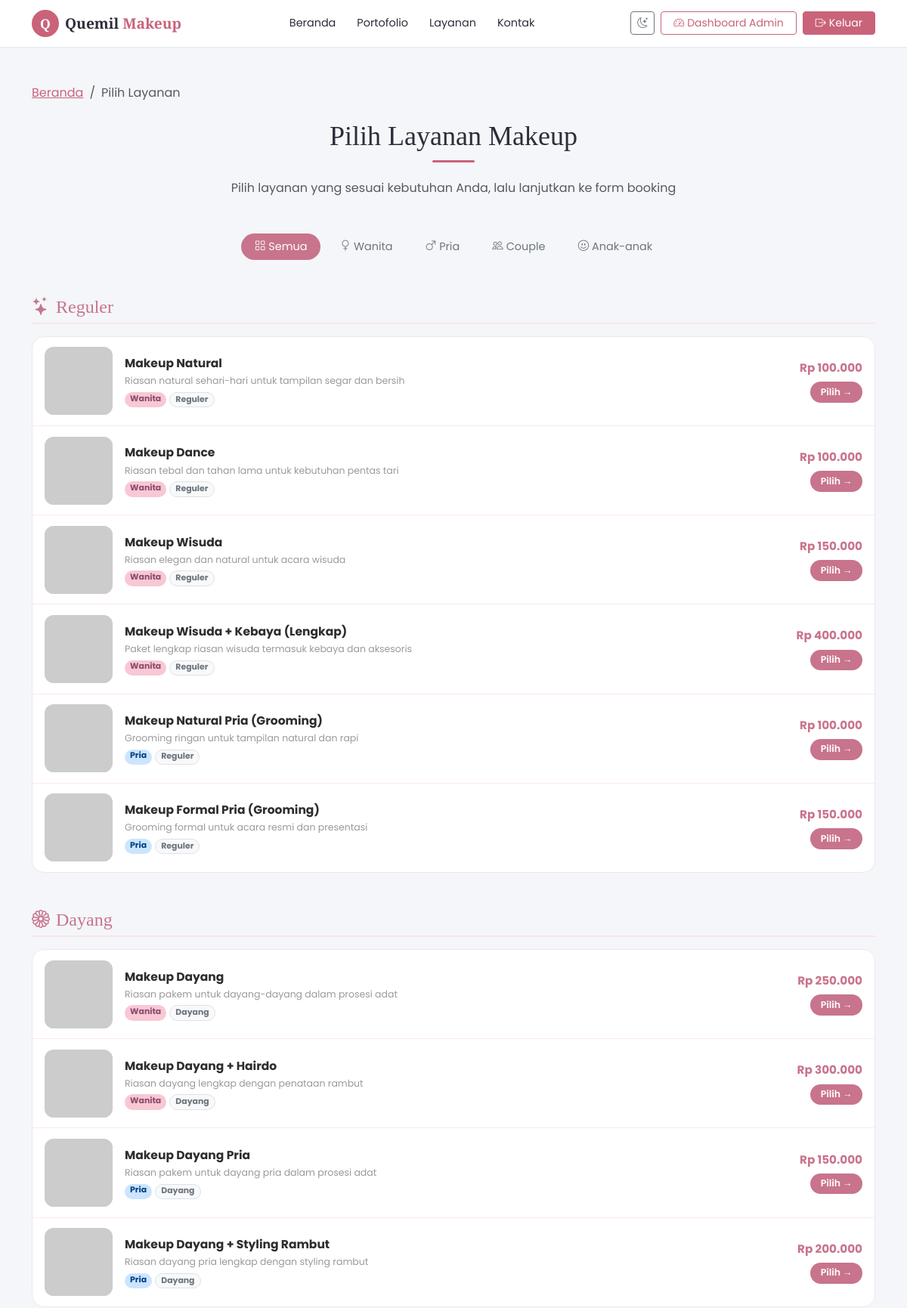
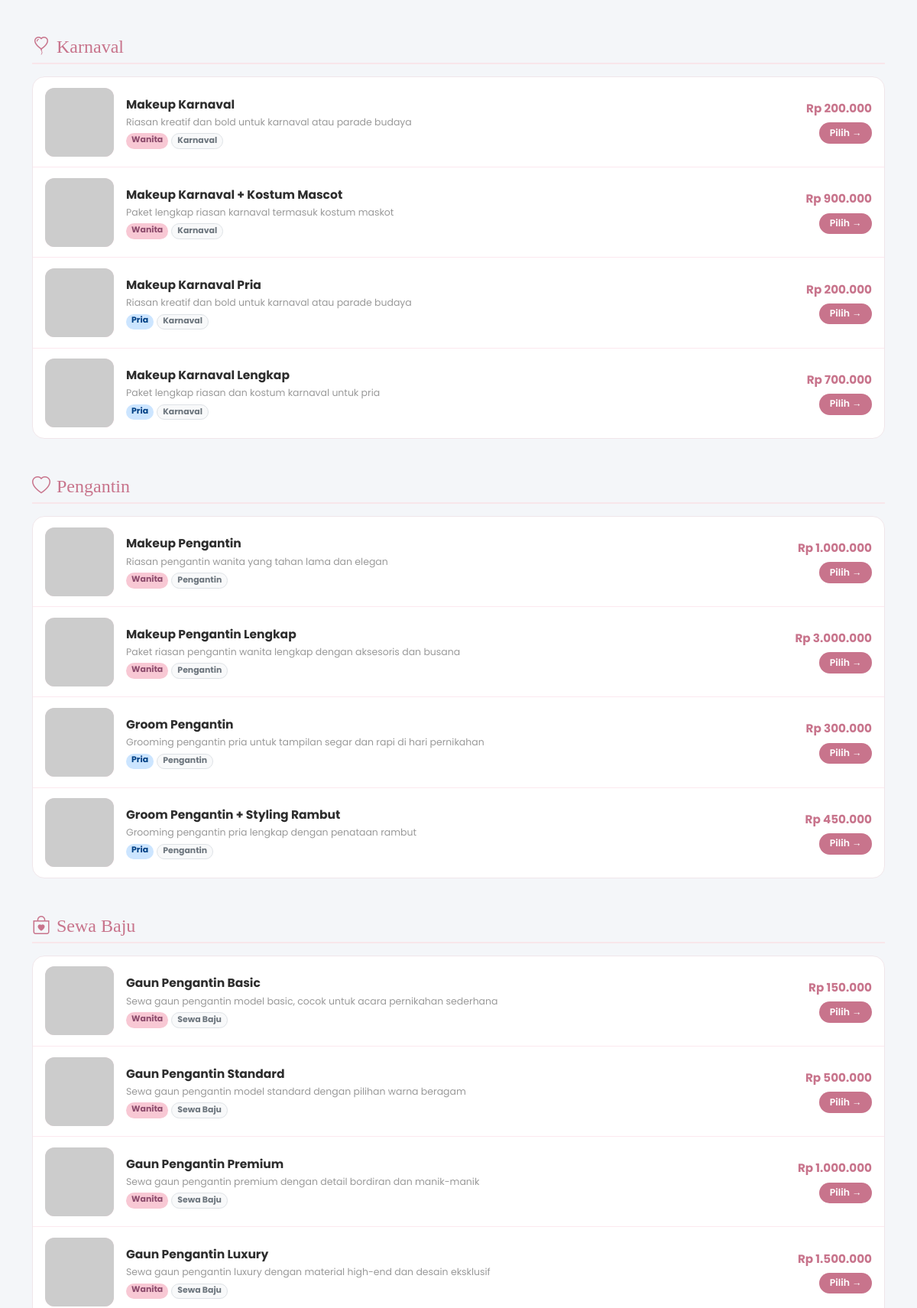
/public/booking/pilih-layanan.php (signed in, upper part), run on the app's committed database (2 pictures, top to bottom).
### tables this page shows
CREATE TABLE IF NOT EXISTS `jenis_makeup` (
  `id`         INT UNSIGNED AUTO_INCREMENT PRIMARY KEY,
  `nama`       VARCHAR(100) NOT NULL,
  `kategori`   VARCHAR(50)  NOT NULL DEFAULT 'Reguler',
  `gender`     ENUM('wanita','pria','couple','anak') NOT NULL DEFAULT 'wanita',
  `deskripsi`  TEXT,
  `harga`      DECIMAL(12,2) NOT NULL DEFAULT 0,
  `is_active`  TINYINT(1) NOT NULL DEFAULT 1,
  `created_at` DATETIME NOT NULL DEFAULT CURRENT_TIMESTAMP
);

### app/helpers/functions.php (called while the page is built, shortened)
<?php
function baseUrl(string $path = ''): string
{
    return rtrim(APP_URL, '/') . '/' . ltrim($path, '/');
}
function e(string $str): string
{
    return htmlspecialchars($str, ENT_QUOTES, 'UTF-8');
}
function formatRupiah(float $amount): string
{
    return 'Rp ' . number_format($amount, 0, ',', '.');
}

### config/database.php (called while the page is built, shortened)
<?php
class Database
{
    private static ?PDO $instance = null;
    public static function getInstance(): PDO
    {
        if (self::$instance === null) {
            $dsn = sprintf(
                'mysql:host=%s;port=%s;dbname=%s;charset=%s',
                DB_HOST, DB_PORT, DB_NAME, DB_CHARSET
            );
            $options = [
                PDO::ATTR_ERRMODE            => PDO::ERRMODE_EXCEPTION,
                PDO::ATTR_DEFAULT_FETCH_MODE => PDO::FETCH_ASSOC,
                PDO::ATTR_EMULATE_PREPARES   => false,
            ];
            try {
                self::$instance = new PDO($dsn, DB_USER, DB_PASS, $options);
            } catch (PDOException $e) {
                if (APP_ENV === 'development') {
                    die('Koneksi database gagal: ' . $e->getMessage());
                }
                die('Terjadi kesalahan pada server. Silakan coba beberapa saat lagi.');
            }
        }
        return self::$instance;
    }
}
function db(): PDO
{
    return Database::getInstance();
}

### app/models/JenisMakeup.php (called while the page is built, shortened)
<?php
require_once BASE_PATH . '/config/database.php';
class JenisMakeup
{
    private PDO $db;
    public function __construct()
    {
        $this->db = db();
    }
    public function getActive(): array
    {
        return $this->db->query(
            "SELECT * FROM jenis_makeup WHERE is_active = 1
             ORDER BY FIELD(kategori,'Reguler','Dayang','Karnaval','Pengantin','Sewa Baju','Sewa Sandal'),
                      FIELD(gender,'wanita','pria','couple','anak'),
                      harga ASC"
        )->fetchAll();
    }
    public function getActiveGrouped(): array
    {
        $rows = $this->getActive();
        $grouped = [];
        foreach ($rows as $row) {
            $grouped[$row['kategori']][$row['gender']][] = $row;
        }
        return $grouped;
    }
}

### public/booking/pilih-layanan.php (the view, shortened to what this page needs)
<?php
require_once BASE_PATH . '/config/database.php';
require_once BASE_PATH . '/app/helpers/functions.php';
require_once BASE_PATH . '/app/models/JenisMakeup.php';
$jenisMakeupModel = new JenisMakeup();
$jenisGrouped     = $jenisMakeupModel->getActiveGrouped();
require_once BASE_PATH . '/views/partials/header.php';
require_once BASE_PATH . '/views/partials/navbar.php';
$kategoriIcon = [
    'Reguler'     => 'bi-stars',
    'Dayang'      => 'bi-flower1',
    'Karnaval'    => 'bi-balloon-heart',
    'Pengantin'   => 'bi-heart',
    'Sewa Baju'   => 'bi-bag-heart',
    'Sewa Sandal' => 'bi-heart-eyes',
];
$genderBadge = [
    'wanita' => ['label' => 'Wanita', 'class' => 'badge-wanita'],
    'pria'   => ['label' => 'Pria',   'class' => 'badge-pria'],
    'couple' => ['label' => 'Couple', 'class' => 'badge-couple'],
    'anak'   => ['label' => 'Anak',   'class' => 'badge-anak'],
];
$placeholderImg = [
    'Reguler'     => 'https://placehold.co/400x260/f8c8d4/8b4a6b?text=Reguler',
    'Dayang'      => 'https://placehold.co/400x260/f8c8d4/8b4a6b?text=Dayang',
    'Karnaval'    => 'https://placehold.co/400x260/fff3cd/856404?text=Karnaval',
    'Pengantin'   => 'https://placehold.co/400x260/f8c8d4/8b4a6b?text=Pengantin',
    'Sewa Baju'   => 'https://placehold.co/400x260/f8c8d4/8b4a6b?text=Sewa+Baju',
    'Sewa Sandal' => 'https://placehold.co/400x260/d4edda/155724?text=Sewa+Sandal',
];
?>
<div class="container py-5">
  <nav aria-label="breadcrumb" class="mb-4">
    <ol class="breadcrumb">
      <li class="breadcrumb-item"><a href="<?= baseUrl('/') ?>" class="text-rose">Beranda</a></li>
      <li class="breadcrumb-item active">Pilih Layanan</li>
    </ol>
  </nav>
  <div class="text-center mb-5">
    <h2 class="section-title">Pilih Layanan Makeup</h2>
    <div class="section-divider"></div>
    <p class="text-muted">Pilih layanan yang sesuai kebutuhan Anda, lalu lanjutkan ke form booking</p>
  </div>
  <ul class="nav tab-filter justify-content-center mb-5 gap-2 flex-wrap" id="tabGender" role="tablist">
    <li class="nav-item" role="presentation">
      <button class="nav-link active" data-gender="semua" type="button">
        <i class="bi bi-grid me-1"></i>Semua
      </button>
    </li>
    <li class="nav-item" role="presentation">
      <button class="nav-link" data-gender="wanita" type="button">
        <i class="bi bi-gender-female me-1"></i>Wanita
      </button>
    </li>
    <li class="nav-item" role="presentation">
      <button class="nav-link" data-gender="pria" type="button">
        <i class="bi bi-gender-male me-1"></i>Pria
      </button>
    </li>
    <li class="nav-item" role="presentation">
      <button class="nav-link" data-gender="couple" type="button">
        <i class="bi bi-people me-1"></i>Couple
      </button>
    </li>
    <li class="nav-item" role="presentation">
      <button class="nav-link" data-gender="anak" type="button">
        <i class="bi bi-emoji-smile me-1"></i>Anak-anak
      </button>
    </li>
  </ul>
  <?php foreach ($jenisGrouped as $kategori => $genderMap): ?>
  <div class="kategori-section mb-5" data-kategori="<?= e($kategori) ?>">
    <h4 class="kategori-header">
      <i class="bi <?= $kategoriIcon[$kategori] ?? 'bi-tag' ?> me-2"></i><?= e($kategori) ?>
    </h4>
    <div class="layanan-list">
      <?php foreach ($genderMap as $gender => $items): ?>
      <?php foreach ($items as $item): ?>
      <?php
        $fotoSrc = !empty($item['foto'])
          ? e(APP_URL . '/uploads/' . ltrim($item['foto'], '/'))
          : ($itemImg[$item['nama']] ?? $placeholderImg[$kategori] ?? '');
      ?>
      <div class="layanan-list-item item-card" data-gender="<?= e($item['gender']) ?>"
           onclick="pilihLayanan(<?= (int)$item['id'] ?>)" role="button" tabindex="0"
           onkeydown="if(event.key==='Enter')pilihLayanan(<?= (int)$item['id'] ?>)">
        <div class="layanan-foto-wrap">
          <?php if ($fotoSrc): ?>
            <img src="<?= $fotoSrc ?>" alt="<?= e($item['nama']) ?>" loading="lazy">
          <?php else: ?>
            <div class="layanan-foto-placeholder">
              <i class="bi <?= $kategoriIcon[$kategori] ?? 'bi-stars' ?>"></i>
            </div>
          <?php endif; ?>
        </div>
        <div class="layanan-body">
          <div class="layanan-nama"><?= e($item['nama']) ?></div>
          <?php if (!empty($item['deskripsi'])): ?>
          <div class="layanan-desk"><?= e($item['deskripsi']) ?></div>
          <?php endif; ?>
          <div class="d-flex gap-1 flex-wrap mt-1">
            <span class="badge <?= $genderBadge[$item['gender']]['class'] ?? 'bg-secondary' ?> rounded-pill" style="font-size:.68rem">
              <?= $genderBadge[$item['gender']]['label'] ?? e($item['gender']) ?>
            </span>
            <span class="badge bg-light text-secondary border rounded-pill" style="font-size:.68rem">
              <?= e($kategori) ?>
            </span>
          </div>
        </div>
        <div class="layanan-right">
          <span class="harga-tag"><?= formatRupiah((float)$item['harga']) ?></span>
          <button class="btn-pilih"
                  onclick="event.stopPropagation(); pilihLayanan(<?= (int)$item['id'] ?>)">
            Pilih &rarr;
          </button>
        </div>
      </div>
      <?php endforeach; ?>
      <?php endforeach; ?>
    </div>
  </div>
  <?php endforeach; ?>
</div>
<?php require_once BASE_PATH . '/views/partials/footer.php'; ?>

### public/assets/css/style.css (style rules this page uses)
:root { --rose: #c9637a; --rose-dark: #a84d62; --rose-light: #f8e6ea; --gold: #c9a96e; --dark: #1a1a2e; --font-serif: 'Playfair Display', serif; --font-sans: 'Poppins', sans-serif; --body-bg: #f4f6f9; --surface: #ffffff; --surface-2: #f4f6f9; --text: #2d2d3a; --text-muted: #6c757d; --border: #e2e8f0; --navbar-bg: #ffffff; --sidebar-bg: #1a1a2e; --card-shadow: 0 1px 8px rgba(0,0,0,.08); --input-bg: #ffffff; }
*, *::before, *::after { box-sizing: border-box; }
html { scroll-behavior: smooth; }
body { font-family: var(--font-sans); background: var(--body-bg); color: var(--text); transition: background .2s, color .2s; min-height: 100vh; }
a { color: var(--rose); }
.text-rose { color: var(--rose) !important; }
.section-title { font-family: var(--font-serif); font-size: clamp(1.6rem, 3vw, 2.4rem); color: var(--text); }
.section-divider { width: 56px; height: 3px; background: var(--rose); border-radius: 2px; margin: .6rem auto 1.4rem; }
body { animation: pageFadeIn .4s ease-out both; }

### public/booking/pilih-layanan.php (style rules this page uses)
.badge-wanita { background-color: #f8c8d4; color: #8b4a6b; }
.badge-pria { background-color: #cce5ff; color: #004085; }
.tab-filter .nav-link { color: #6c757d; border-radius: 20px; padding: .4rem 1.1rem; font-size: .9rem; }
.tab-filter .nav-link.active { background: var(--rose-primary, #c8748c); color: #fff; border-color: transparent; }
.kategori-header { font-family: var(--font-serif, 'Playfair Display', serif); color: var(--rose-primary, #c8748c); border-bottom: 2px solid var(--rose-light, #fce8ef); padding-bottom: .4rem; margin-bottom: 1rem; }
.layanan-list { background: #fff; border: 1.5px solid #f0e6ea; border-radius: 16px; overflow: hidden; }
.layanan-list-item { display: flex; align-items: center; gap: 1rem; padding: .85rem 1rem; cursor: pointer; transition: background .15s; border-bottom: 1px solid #fce8ef; position: relative; }
.layanan-list-item:last-child { border-bottom: none; }
.layanan-foto-wrap { flex-shrink: 0; width: 90px; height: 90px; border-radius: 12px; overflow: hidden; background: linear-gradient(135deg, #fce8ef, #f8c8d4); display: flex; align-items: center; justify-content: center; }
.layanan-foto-wrap img { width: 100%; height: 100%; object-fit: cover; object-position: center; display: block; }
.layanan-body { flex: 1; min-width: 0; }
.layanan-nama { font-weight: 700; font-size: .97rem; color: #2d2d2d; margin-bottom: .18rem; transition: color .15s; white-space: nowrap; overflow: hidden; text-overflow: ellipsis; }
.layanan-desk { font-size: .78rem; color: #999; margin-bottom: .3rem; white-space: nowrap; overflow: hidden; text-overflow: ellipsis; }
.layanan-right { flex-shrink: 0; display: flex; flex-direction: column; align-items: flex-end; gap: .4rem; min-width: 90px; }
.harga-tag { color: var(--rose-primary, #c8748c); font-weight: 700; font-size: .95rem; white-space: nowrap; }
.btn-pilih { background: var(--rose-primary, #c8748c); color: #fff; border: none; border-radius: 20px; padding: .28rem .85rem; font-size: .78rem; font-weight: 600; cursor: pointer; transition: background .15s; white-space: nowrap; }

### data on the page
jenis_makeup: nama "Makeup Natural", deskripsi "Riasan natural sehari-hari untuk tampilan segar dan bersih", gender "Wanita", kategori "Reguler", harga "Rp 100.000"
jenis_makeup: nama "Makeup Dance", deskripsi "Riasan tebal dan tahan lama untuk kebutuhan pentas tari", gender "Wanita", kategori "Reguler", harga "Rp 100.000"
jenis_makeup: nama "Makeup Wisuda", deskripsi "Riasan elegan dan natural untuk acara wisuda", gender "Wanita", kategori "Reguler", harga "Rp 150.000"
jenis_makeup: nama "Makeup Wisuda + Kebaya (Lengkap)", deskripsi "Paket lengkap riasan wisuda termasuk kebaya dan aksesoris", gender "Wanita", kategori "Reguler", harga "Rp 400.000"
jenis_makeup: nama "Makeup Natural Pria (Grooming)", deskripsi "Grooming ringan untuk tampilan natural dan rapi", gender "Pria", kategori "Reguler", harga "Rp 100.000"
jenis_makeup: nama "Makeup Formal Pria (Grooming)", deskripsi "Grooming formal untuk acara resmi dan presentasi", gender "Pria", kategori "Reguler", harga "Rp 150.000"
jenis_makeup: nama "Makeup Dayang", deskripsi "Riasan pakem untuk dayang-dayang dalam prosesi adat", gender "Wanita", kategori "Dayang", harga "Rp 250.000"
jenis_makeup: nama "Makeup Dayang + Hairdo", deskripsi "Riasan dayang lengkap dengan penataan rambut", gender "Wanita", kategori "Dayang", harga "Rp 300.000"
jenis_makeup: nama "Makeup Dayang Pria", deskripsi "Riasan pakem untuk dayang pria dalam prosesi adat", gender "Pria", kategori "Dayang", harga "Rp 150.000"
jenis_makeup: nama "Makeup Dayang + Styling Rambut", deskripsi "Riasan dayang pria lengkap dengan styling rambut", gender "Pria", kategori "Dayang", harga "Rp 200.000"
jenis_makeup: nama "Makeup Karnaval", deskripsi "Riasan kreatif dan bold untuk karnaval atau parade budaya", gender "Wanita", kategori "Karnaval", harga "Rp 200.000"
jenis_makeup: nama "Makeup Karnaval + Kostum Mascot", deskripsi "Paket lengkap riasan karnaval termasuk kostum maskot", gender "Wanita", kategori "Karnaval", harga "Rp 900.000"
jenis_makeup: nama "Makeup Karnaval Pria", deskripsi "Riasan kreatif dan bold untuk karnaval atau parade budaya", gender "Pria", kategori "Karnaval", harga "Rp 200.000"
jenis_makeup: nama "Makeup Karnaval Lengkap", deskripsi "Paket lengkap riasan dan kostum karnaval untuk pria", gender "Pria", kategori "Karnaval", harga "Rp 700.000"
jenis_makeup: nama "Makeup Pengantin", deskripsi "Riasan pengantin wanita yang tahan lama dan elegan", gender "Wanita", kategori "Pengantin", harga "Rp 1.000.000"
jenis_makeup: nama "Makeup Pengantin Lengkap", deskripsi "Paket riasan pengantin wanita lengkap dengan aksesoris dan busana", gender "Wanita", kategori "Pengantin", harga "Rp 3.000.000"
jenis_makeup: nama "Groom Pengantin", deskripsi "Grooming pengantin pria untuk tampilan segar dan rapi di hari pernikahan", gender "Pria", kategori "Pengantin", harga "Rp 300.000"
jenis_makeup: nama "Groom Pengantin + Styling Rambut", deskripsi "Grooming pengantin pria lengkap dengan penataan rambut", gender "Pria", kategori "Pengantin", harga "Rp 450.000"
jenis_makeup: nama "Gaun Pengantin Basic", deskripsi "Sewa gaun pengantin model basic, cocok untuk acara pernikahan sederhana", gender "Wanita", kategori "Sewa Baju", harga "Rp 150.000"
jenis_makeup: nama "Gaun Pengantin Standard", deskripsi "Sewa gaun pengantin model standard dengan pilihan warna beragam", gender "Wanita", kategori "Sewa Baju", harga "Rp 500.000"
jenis_makeup: nama "Gaun Pengantin Premium", deskripsi "Sewa gaun pengantin premium dengan detail bordiran dan manik-manik", gender "Wanita", kategori "Sewa Baju", harga "Rp 1.000.000"
jenis_makeup: nama "Gaun Pengantin Luxury", deskripsi "Sewa gaun pengantin luxury dengan material high-end dan desain eksklusif", gender "Wanita", kategori "Sewa Baju", harga "Rp 1.500.000"

### other printed values
$kategori "Reguler"
$kategori "Dayang"
$kategori "Karnaval"
$kategori "Pengantin"
$kategori "Sewa Baju"
